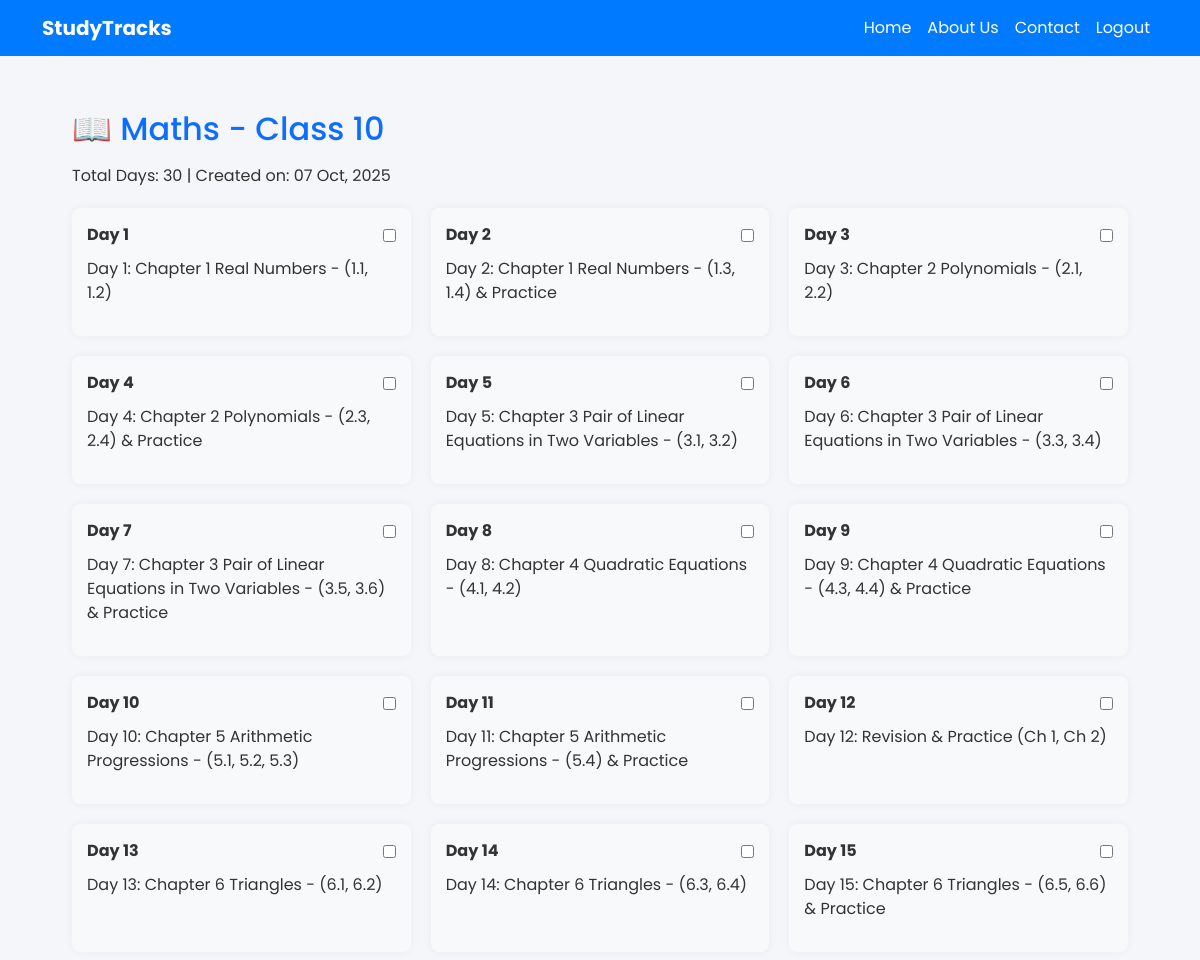
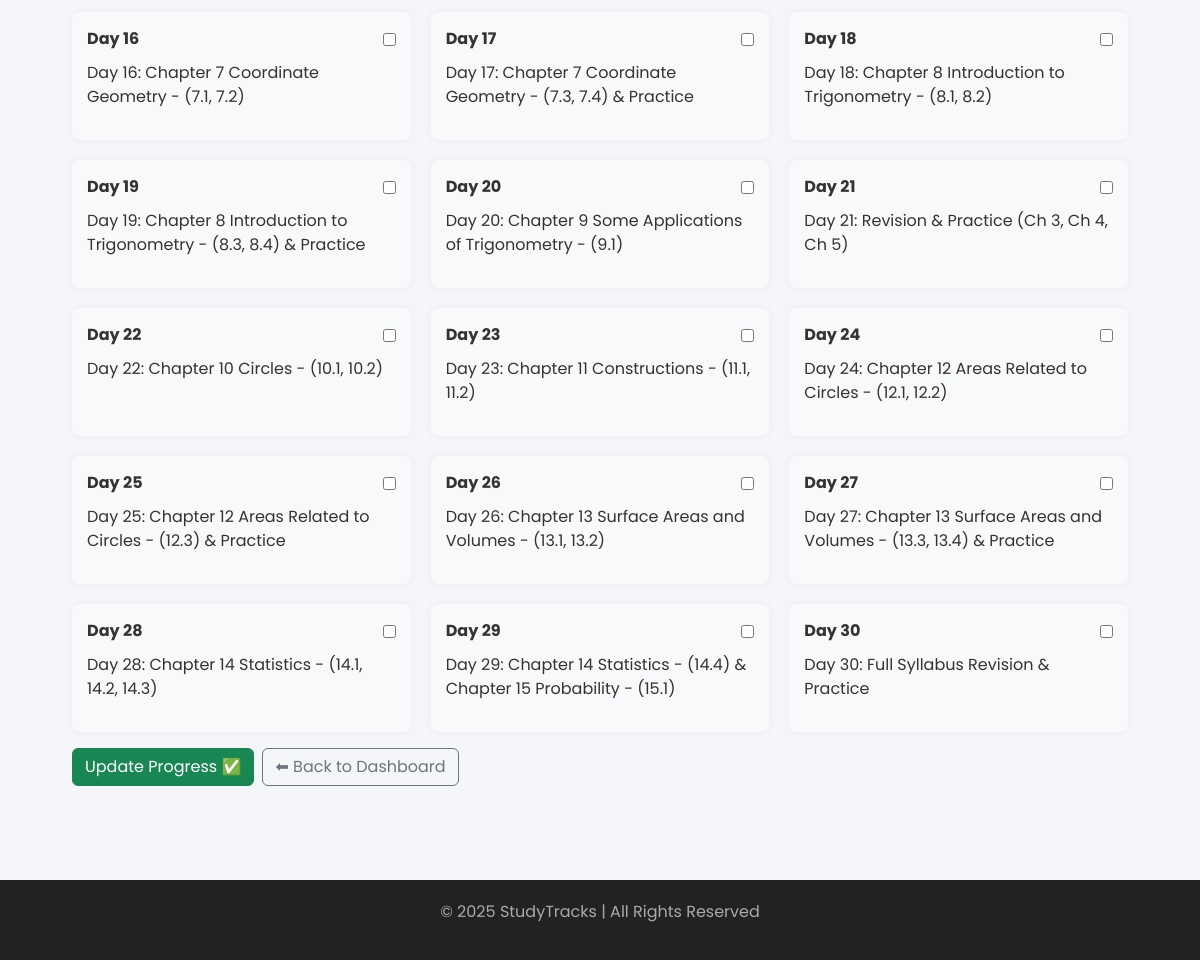
/view-plan/149/ (signed in), run on the app's committed database (2 pictures, top to bottom).
### study_plans/models.py (models this page shows)
class StudyPlan(models.Model):
    CLASS_CHOICES = [(str(i), f"Class {i}") for i in range(6, 13)]
    SUBJECT_CHOICES = [
        ('Maths','Maths'), ('Physics','Physics'), ('Chemistry','Chemistry'),
        ('Biology','Biology'), ('English','English'), ('Hindi','Hindi'),
        ('Social Science','Social Science'), ('Economics','Economics'),
        ('History','History'), ('Political Science','Political Science')
    ]
    user = models.ForeignKey(User, on_delete=models.CASCADE)
    class_name = models.CharField(max_length=2, choices=CLASS_CHOICES)
    subject = models.CharField(max_length=50, choices=SUBJECT_CHOICES)
    total_days = models.PositiveIntegerField()
    created_at = models.DateTimeField(auto_now_add=True)

class StudyDay(models.Model):
    plan = models.ForeignKey(StudyPlan, related_name="days", on_delete=models.CASCADE)
    day_number = models.PositiveIntegerField()
    topic = models.CharField(max_length=255)
    is_completed = models.BooleanField(default=False)
    class Meta:
        unique_together = ('plan', 'day_number')
        ordering = ['day_number']

### study_plans/views.py (the view)
# urls.py: path('view-plan/<int:plan_id>/', views.view_plan_view, name='view_plan'),
@login_required
def view_plan_view(request, plan_id):
    plan = get_object_or_404(StudyPlan, id=plan_id, user=request.user)
    days = plan.days.all()  # Fetch all StudyDay objects for this plan
    if request.method == "POST":
        completed_days = request.POST.getlist("completed")
        for day in days:
            day.is_completed = str(day.id) in completed_days
            day.save()
        return redirect('view_plan', plan_id=plan.id)  # Refresh page after update
    return render(request, 'study_plans/view_plan.html', {
        'plan': plan,
        'days': days
    })

### study_plans/templates/study_plans/view_plan.html (shortened to what this page needs)
{% extends "study_plans/dashboard_base.html" %}
{% block content %}
<div class="container my-4">
    <h2 class="text-primary mb-3">📖 {{ plan.subject }} - Class {{ plan.class_name }}</h2>
    <p>Total Days: {{ plan.total_days }} | Created on: {{ plan.created_at|date:"d M, Y" }}</p>
    <form method="POST">
        <div class="plans-grid">
            {% for day in days %}
            <div class="plan-card {% if day.is_completed %}completed{% endif %}">
                <div class="d-flex justify-content-between align-items-center">
                    <strong>Day {{ day.day_number }}</strong>
                    <input type="checkbox" name="completed" value="{{ day.id }}" {% if day.is_completed %}checked{% endif %}>
                </div>
                <p class="topic">{{ day.topic }}</p>
            </div>
            {% empty %}
            <p>No topics found. Please create a plan first.</p>
            {% endfor %}
        </div>
        <div class="mt-3 d-flex gap-2">
            <button type="submit" class="btn btn-success">Update Progress ✅</button>
            <a href="{% url 'dashboard' %}" class="btn btn-outline-secondary">⬅ Back to Dashboard</a>
        </div>
    </form>
</div>
{% endblock %}

### study_plans/templates/study_plans/dashboard_base.html (style rules this page uses)
body { font-family: 'Poppins', sans-serif; background-color: #f4f6f9; color: #333; }

### study_plans/templates/study_plans/view_plan.html (style rules this page uses)
.plans-grid { display: grid; grid-template-columns: repeat(auto-fit, minmax(250px, 1fr)); gap: 20px; margin-top: 20px; }
.plan-card { padding: 15px; background: #f8f9fa; border-radius: 8px; box-shadow: 0 0 10px rgba(0,0,0,0.05); transition: transform 0.2s, box-shadow 0.2s; }
.topic { margin-top: 10px; }

### data on the page
StudyPlan: subject "Maths", class_name "10", total_days "30", created_at "07 Oct, 2025"
StudyDay: day_number "1", topic "Day 1: Chapter 1 Real Numbers - (1.1, 1.2)"
StudyDay: day_number "2", topic "Day 2: Chapter 1 Real Numbers - (1.3, 1.4) & Practice"
StudyDay: day_number "3", topic "Day 3: Chapter 2 Polynomials - (2.1, 2.2)"
StudyDay: day_number "4", topic "Day 4: Chapter 2 Polynomials - (2.3, 2.4) & Practice"
StudyDay: day_number "5", topic "Day 5: Chapter 3 Pair of Linear Equations in Two Variables - (3.1, 3.2)"
StudyDay: day_number "6", topic "Day 6: Chapter 3 Pair of Linear Equations in Two Variables - (3.3, 3.4)"
StudyDay: day_number "7", topic "Day 7: Chapter 3 Pair of Linear Equations in Two Variables - (3.5, 3.6) & Practice"
StudyDay: day_number "8", topic "Day 8: Chapter 4 Quadratic Equations - (4.1, 4.2)"
StudyDay: day_number "9", topic "Day 9: Chapter 4 Quadratic Equations - (4.3, 4.4) & Practice"
StudyDay: day_number "10", topic "Day 10: Chapter 5 Arithmetic Progressions - (5.1, 5.2, 5.3)"
StudyDay: day_number "11", topic "Day 11: Chapter 5 Arithmetic Progressions - (5.4) & Practice"
StudyDay: day_number "12", topic "Day 12: Revision & Practice (Ch 1, Ch 2)"
StudyDay: day_number "13", topic "Day 13: Chapter 6 Triangles - (6.1, 6.2)"
StudyDay: day_number "14", topic "Day 14: Chapter 6 Triangles - (6.3, 6.4)"
StudyDay: day_number "15", topic "Day 15: Chapter 6 Triangles - (6.5, 6.6) & Practice"
StudyDay: day_number "16", topic "Day 16: Chapter 7 Coordinate Geometry - (7.1, 7.2)"
StudyDay: day_number "17", topic "Day 17: Chapter 7 Coordinate Geometry - (7.3, 7.4) & Practice"
StudyDay: day_number "18", topic "Day 18: Chapter 8 Introduction to Trigonometry - (8.1, 8.2)"
StudyDay: day_number "19", topic "Day 19: Chapter 8 Introduction to Trigonometry - (8.3, 8.4) & Practice"
StudyDay: day_number "20", topic "Day 20: Chapter 9 Some Applications of Trigonometry - (9.1)"
StudyDay: day_number "21", topic "Day 21: Revision & Practice (Ch 3, Ch 4, Ch 5)"
StudyDay: day_number "22", topic "Day 22: Chapter 10 Circles - (10.1, 10.2)"
StudyDay: day_number "23", topic "Day 23: Chapter 11 Constructions - (11.1, 11.2)"
StudyDay: day_number "24", topic "Day 24: Chapter 12 Areas Related to Circles - (12.1, 12.2)"
StudyDay: day_number "25", topic "Day 25: Chapter 12 Areas Related to Circles - (12.3) & Practice"
StudyDay: day_number "26", topic "Day 26: Chapter 13 Surface Areas and Volumes - (13.1, 13.2)"
StudyDay: day_number "27", topic "Day 27: Chapter 13 Surface Areas and Volumes - (13.3, 13.4) & Practice"
StudyDay: day_number "28", topic "Day 28: Chapter 14 Statistics - (14.1, 14.2, 14.3)"
StudyDay: day_number "29", topic "Day 29: Chapter 14 Statistics - (14.4) & Chapter 15 Probability - (15.1)"
StudyDay: day_number "30", topic "Day 30: Full Syllabus Revision & Practice"
